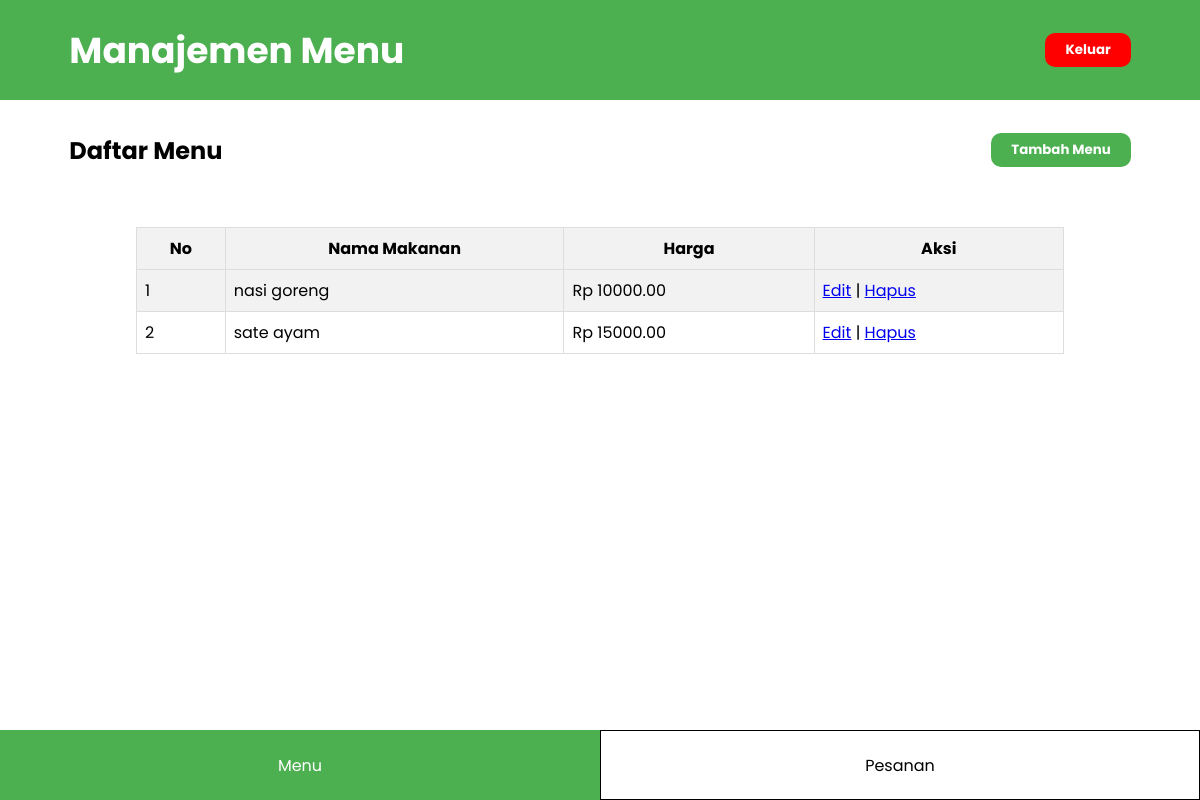
Page /admin_menu.php on the earlier database version.
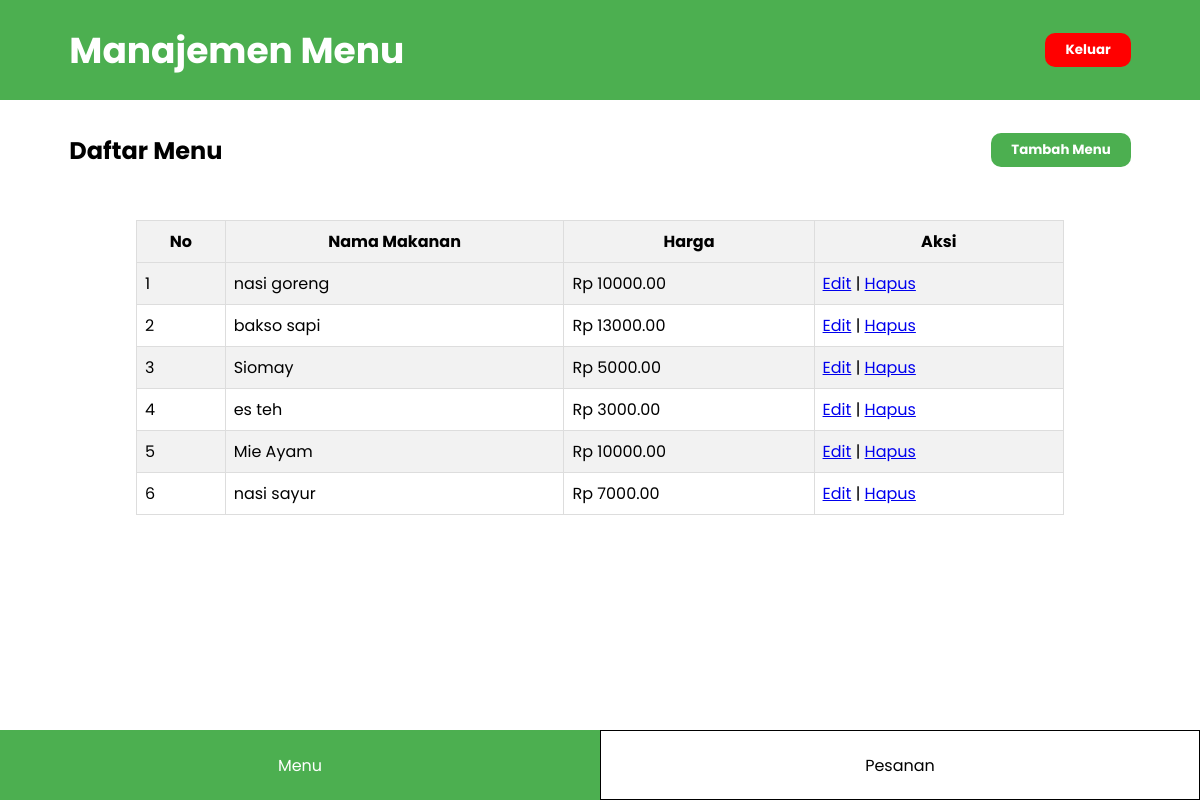
Same page on the later database version.
### tables this page shows
CREATE TABLE `menu` (
  `id_menu` int(11) NOT NULL,
  `nama_makanan` varchar(100) DEFAULT NULL,
  `harga` decimal(10,2) DEFAULT NULL
);

### admin_menu.php (the view, shortened to what this page needs)
<?php
include "database.php";
        ?>
        <?php
$sql_select = "SELECT * FROM menu";
$result = $conn->query($sql_select);
?>
<!DOCTYPE html>
<html lang="en">
<head>
</head>
<body>
    <header>
        <p>Manajemen Menu</p>
        <button onclick="window.location.href='/tugas_akhir_pwt'">Keluar</button>
    </header>
     <section class="judul">
        <h2>Daftar Menu</h2>
        <button onclick="tampilkanDivTambah()">Tambah Menu</button>
    </section>
    <section class="data">
        <table border="1" cellspacing="0" cellpadding="5">
            <tr>
                <th>No</th>
                <th>Nama Makanan</th>
                <th>Harga</th>
                <th>Aksi</th>
            </tr>
            <?php
            if ($result->num_rows > 0) {
                $no = 1;
                while ($row = $result->fetch_assoc()) {
                    echo "<tr>";
                    echo "<td>" . $no++ . "</td>";
                    echo "<td>" . $row['nama_makanan'] . "</td>";
                    echo "<td>Rp " . $row['harga'] . "</td>";
                    echo "<td>";
                    echo "<a href='admin_menu.php?edit=" . $row['id_menu'] . "'>Edit</a> | ";
                    echo "<a href='admin_menu.php?hapus=" . $row['id_menu'] . "' onclick='return confirm(\"Yakin ingin menghapus?\")'>Hapus</a>";
                    echo "</td>";
                    echo "</tr>";
                }
            } else {
                echo "<tr><td colspan='4'>Tidak ada data</td></tr>";
            }
            ?>
        </table>
    </section>
    <footer>
        <a class="menu1" href="admin_menu.php">Menu</a>
        <a class="menu2" href="admin_pesanan.php">Pesanan</a>
    </footer>
    <div class="kosong">
    </div>
</body>
</html>

### admin_menu.php (style rules this page uses)
* { margin: 0; padding: 0; box-sizing: border-box; font-family: "Poppins", serif; }
header { width: 100%; height: 100px; background-color: #4CAF50; display: flex; justify-content: space-between;; align-items: center; padding: 0 5.78vw; }
header p { font-size: 2.25rem; color: white; font-weight: bold; }
header button { padding: 7px 20px; background-color: red; border: none; color: white; font-weight: bold; border-radius: 10px; cursor: pointer; }
.judul { width: 100%; height: 100px; display: flex; justify-content: space-between;; align-items: center; padding: 0 5.78vw; }
.judul button { padding: 7px 20px; background-color: #4CAF50; border: none; color: white; font-weight: bold; border-radius: 10px; cursor: pointer; }
.data { display: flex; justify-content: center; align-items: center; flex-direction: column; min-height: 200px; padding: 20px; }
.data table { width: 80%; border-collapse: collapse; margin-bottom: 20px; }
.data th, .data td { border: 1px solid #ddd; padding: 8px; text-align: left; }
.data th { background-color: #f2f2f2; text-align: center; font-weight: bold; }
.data tr:nth-child(even) { background-color: #f2f2f2; }
footer { width: 100%; display: flex; height: 70px; position: fixed; bottom: 0; }
footer a { width: 50%; display: flex; justify-content: center; align-items: center; }
footer .menu1 { background-color: #4CAF50; text-decoration: none; color: white; }
footer .menu2 { background-color: white; text-decoration: none; color: black; border: 1px solid black }
.kosong { height: 70px; }

Differences in the rows shown:
removed menu: nama_makanan "sate ayam", harga "15000.00"
added menu: nama_makanan "bakso sapi", harga "13000.00"
added menu: nama_makanan "Siomay", harga "5000.00"
added menu: nama_makanan "es teh", harga "3000.00"
added menu: nama_makanan "Mie Ayam", harga "10000.00"
added menu: nama_makanan "nasi sayur", harga "7000.00"
